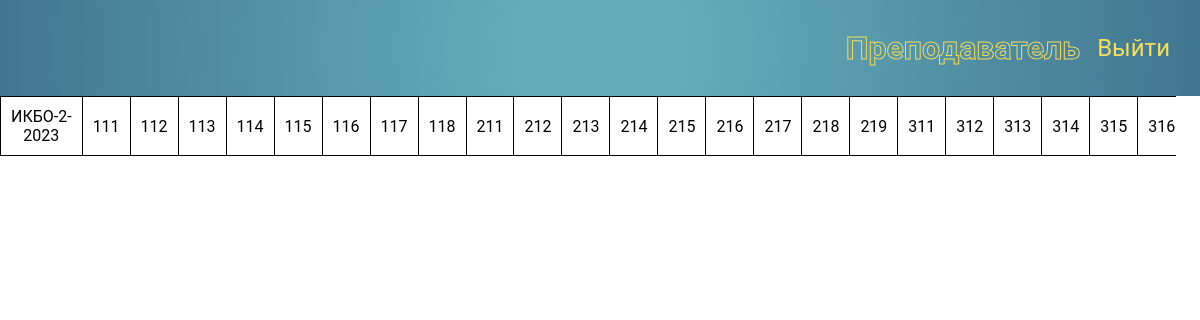
The app's page /teachers/group/2 with its own data.
### users/models.py (models this page shows)
class Group(models.Model):
    groupName = models.CharField(max_length=4, null=False, blank=False)
    groupNumber = models.PositiveIntegerField(default=1, validators=[MinValueValidator(1), MaxValueValidator(40)])
    groupYear = models.PositiveIntegerField(default=datetime.now().year)
    def __str__(self):
        return f'{self.groupName}-{str(self.groupNumber)}-{str(self.groupYear)}'

### teachers/models.py (models this page shows, shortened)
class Task(models.Model):
    number = models.PositiveIntegerField(default=111, validators=[MinValueValidator(111), MaxValueValidator(999)])
    name = models.CharField(max_length=256)
    description = models.TextField()
    def getNumber(self) -> int:
        return self.number

### teachers/views.py (the view, shortened to what this page needs)
# urls.py: path('group/<int:group_id>', group, name="group"),
def group(request, group_id):
    group = Group.objects.get(id=group_id)
    students = User.objects.filter(group=group)
    students = sorted(students, key=operator.attrgetter('last_name', 'first_name'))
    tasks = Task.objects.all()
    tasks = sorted(tasks, key=operator.attrgetter('number'))
    works = {}
    context = {
        'studentList': students,
        'taskList': tasks,
        'group': group,
        'works': works,
    }
    return render(request, 'teachers/group.html', context)

### teachers/templates/teachers/group.html (shortened to what this page needs)
{% extends 'students/../../../users/templates/users/base.html' %}
{% load work_list_tags %}
{% load static %}
{% block css %}
	<link href="{% static 'css/header.css' %}" rel="stylesheet">
    <link href="{% static 'css/tablePage.css' %}" rel="stylesheet">
    <link href="{% static 'css/base.css' %}" rel="stylesheet">
{% endblock %}
{% block content %}
    <div class="outer">
        <div class="inner">
            <table class="groupTable">
                <tbody>
                    <tr>
                        <td>{{ group }}</td>
                        {% for task in taskList %}
                        <td>
                            <div>
                                <p>{{ task.getNumber }}</p>
                            </div>
                        </td>
                        {% endfor %}
                    </tr>
                </tbody>
            </table>
        </div>
    </div>
{% endblock %}

### static/css/tablePage.css (style rules this page uses)
.groupTable { border-collapse: collapse; border: 1px solid black; }
.groupTable tr { border: 1px solid black; }
.groupTable td { border: 1px solid black; padding: 10px; text-align: center; }
.inner { display: inline-block; }
.outer { width: 98vw; text-align: center; overflow:hidden; overflow-x:scroll; }

### static/css/base.css (style rules this page uses)
* { padding: 0; margin: 0; box-sizing: border-box; font-family: 'Roboto', sans-serif; }
html, body { height: 100%; min-height: 100%; }

### records on screen
Group: groupName+groupNumber+groupYear "ИКБО-2-2023"
Task: getNumber "111"
Task: getNumber "112"
Task: getNumber "113"
Task: getNumber "114"
Task: getNumber "115"
Task: getNumber "116"
Task: getNumber "117"
Task: getNumber "118"
Task: getNumber "211"
Task: getNumber "212"
Task: getNumber "213"
Task: getNumber "214"
Task: getNumber "215"
Task: getNumber "216"
Task: getNumber "217"
Task: getNumber "218"
Task: getNumber "219"
Task: getNumber "311"
Task: getNumber "312"
Task: getNumber "313"
Task: getNumber "314"
Task: getNumber "315"
Task: getNumber "316"
